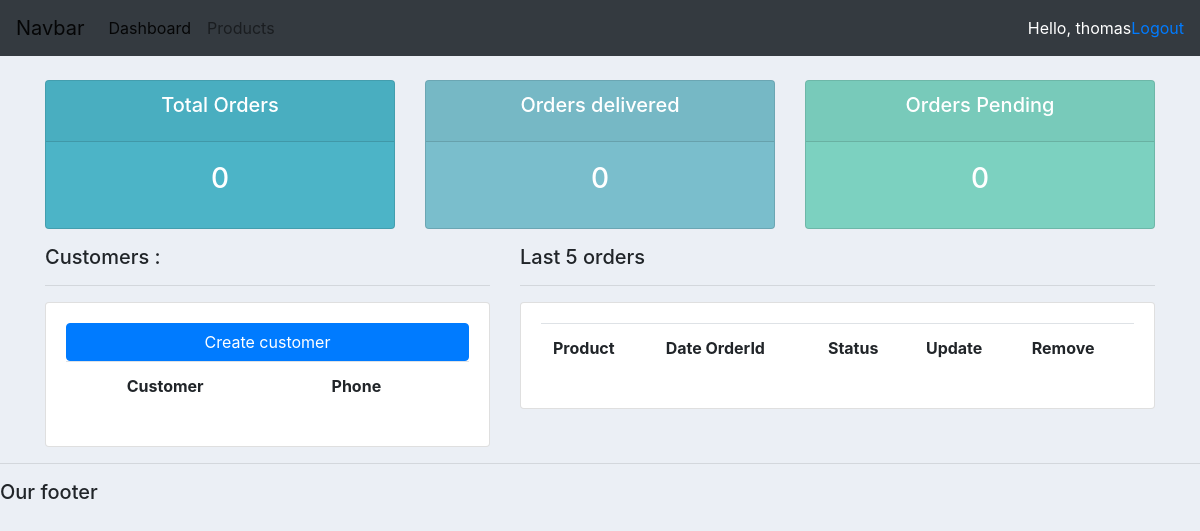
The app's page / (signed in), older data.
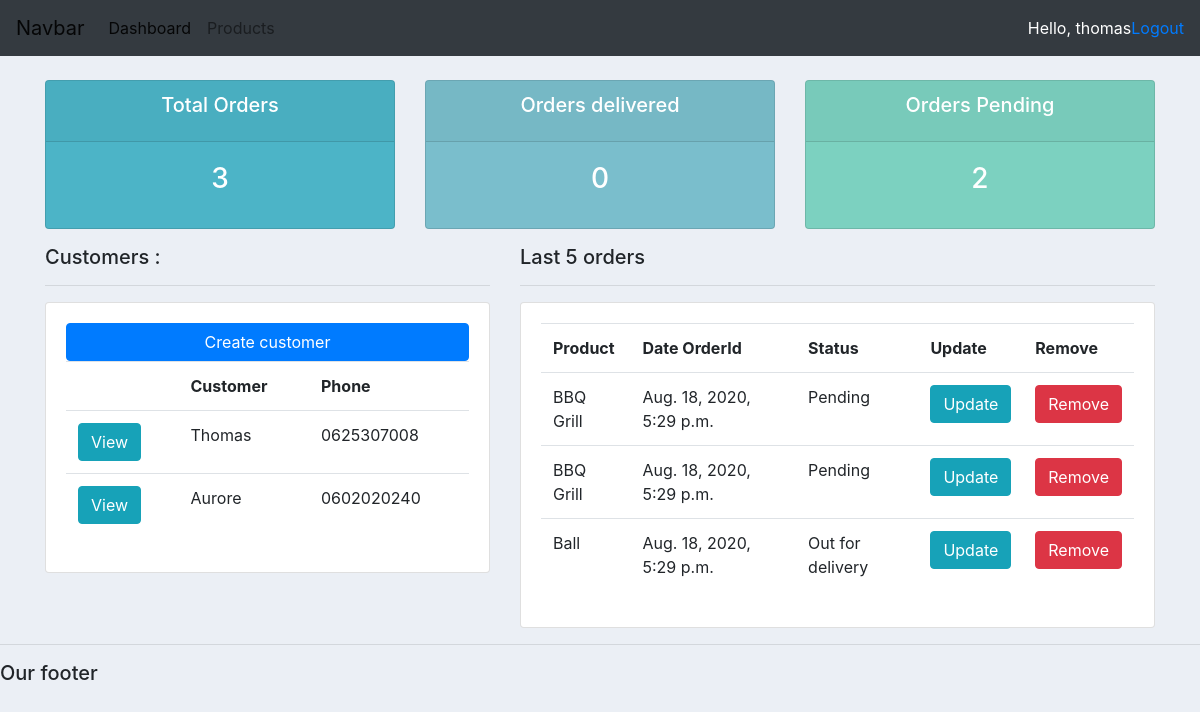
The same page, newer data.
### accounts/models.py (models this page shows, shortened)
class Customer(models.Model):
    name = models.CharField(max_length=200, null=True)
    phone = models.CharField(max_length=10, null=True)
    email = models.CharField(max_length=200, null=True)
    date_created = models.DateTimeField(auto_now_add=True, null=True)

class Order(models.Model):
    STATUS =(
        ('Pending', 'Pending'),
        ('Out for delivery', 'Out for delivery'),
        ('Delivered', 'Delivered'),
    )
    customer = models.ForeignKey(Customer, null= True, on_delete=models.SET_NULL)
    product = models.ForeignKey(Product, null=True, on_delete=models.SET_NULL)
    date_created = models.DateTimeField(auto_now_add=True, null=True)
    status = models.CharField(max_length=200, null=True, choices=STATUS)

class Product(models.Model):
    CATEGORY = (
        ('Indoor', 'Indoor'),
        ('Out door', 'Out door'),
    )
    name = models.CharField(max_length=200, null=True)
    price = models.FloatField(null=True)
    category = models.CharField(max_length=200, null=True, choices=CATEGORY)
    description = models.CharField(max_length=200, null=True, blank=True)
    date_created = models.DateTimeField(auto_now_add=True, null=True)
    tags = models.ManyToManyField(Tag)
    def __str__(self):
        return self.name

### accounts/decorators.py (the view)
        def wrapper_func(request, *args, **kwargs):
            print('Wrapper working', allowed_roles)
            return view_func(request, *args, **kwargs)

### accounts/views.py (called while the page is built)
@login_required(login_url='login')
@allowed_users(allowed_roles=['admin'])
def home(request):
    orders = Order.objects.all()
    customers = Customer.objects.all()
    total_customers = customers.count()
    total_orders = orders.count()
    delivered = orders.filter(status='Delivered').count()
    pending = orders.filter(status='Pending').count()
    datas = { 'orders': orders, 'customers': customers, 'total_customers': total_customers, 'total_orders': total_orders, 'delivered': delivered, 'pending': pending, }
    return render(request, 'accounts/dashboard.html', datas)

### accounts/templates/accounts/dashboard.html
{% extends 'accounts/base.html' %}
{% block content %}
<div class="container">
    {% include 'accounts/status.html' %}
    <div class="row">
        <div class="col-5">
            <h5>Customers : </h5>
            <hr>
            <div class="card card-body">
                <a href="" class="btn btn-primary">Create customer</a>
                <table class="table">
                    <tr>
                        <th></th>
                        <th>Customer</th>
                        <th>Phone</th>
                    </tr>
                    {% for customer in customers %}
                        <tr>
                            <td><a class="btn btn-info" href="{% url 'customer' customer.id %}">View</a></td>
                            <td>{{customer.name}}</td>
                            <td>{{customer.phone}}</td>
                        </tr>
                    {% endfor %}
                </table>
            </div>
        </div>
        <div class="col-7">
            <h5>Last 5 orders </h5>
            <hr>
            <div class="card card-body">
                <table class="table">
                    <tr>
                        <th>Product</th>
                        <th>Date OrderId</th>
                        <th>Status</th>
                        <th>Update</th>
                        <th>Remove</th>
                    </tr>
                    {% for order in orders %}
                        <tr>
                            <td>{{order.product}}</td>
                            <td>{{order.date_created}}</td>
                            <td>{{order.status}}</td>
                            <td><a class="btn btn-info" href="{% url 'update_order' order.id %}">Update</a></td>
                            <td><a class="btn btn-danger" href="{% url 'delete_order' order.id %}">Remove</a></td>
                        </tr>
                    {% endfor %}
                </table>
            </div>
        </div>
    </div>
</div>
{% endblock %}

### accounts/templates/accounts/base.html (shortened to what this page needs)
{% load static %}
<!DOCTYPE html>
<html lang="en">
<head>
    <link rel="stylesheet" href="https://stackpath.bootstrapcdn.com/bootstrap/4.5.2/css/bootstrap.min.css">
    <link rel="stylesheet" href="{% static 'css/main.css'%}">
</head>
<body>
    {% include 'accounts/navbar.html' %}
    {% block content %}
     {% endblock %}
    <hr>
    <h5>Our footer</h5>
</body>
</html>

### accounts/templates/accounts/navbar.html (shortened to what this page needs)
<nav class="navbar navbar-expand-lg navbar-light bg-dark">
    <a class="navbar-brand" href="#">Navbar</a>
    <div class="collapse navbar-collapse" id="navbarNav">
        <ul class="navbar-nav">
            <li class="nav-item active">
                <a class="nav-link" href="{% url 'home' %}">Dashboard</a>
            </li>
            <li class="nav-item">
                <a class="nav-link" href="{% url 'products' %}">Products</a>
            </li>
        </ul>
    </div>
    <span class="text-white">Hello, {{request.user}}</span>
    <span><a href="{% url 'logout' %}">Logout</a></span>
</nav>

### accounts/templates/accounts/status.html
<br>
<div class="row">
    <div class="col">
        <div class="card text-center text-white mb-3" id="total-orders">
            <div class="card-header">
                <h5 class="card-title">Total Orders</h5>
            </div>
            <div class="card-body">
                <h3 class="card-title">{{total_orders}}</h3>
            </div>
        </div>
    </div>
    <div class="col">
        <div class="card text-center text-white mb-3" id="orders-delivered">
            <div class="card-header">
                <h5 class="card-title">Orders delivered</h5>
            </div>
            <div class="card-body">
                <h3 class="card-title">{{delivered}}</h3>
            </div>
        </div>
    </div>
    <div class="col">
        <div class="card text-center text-white mb-3" id="orders-pending">
            <div class="card-header">
                <h5 class="card-title">Orders Pending</h5>
            </div>
            <div class="card-body">
                <h3 class="card-title">{{pending}}</h3>
            </div>
        </div>
    </div>
</div>

### static/css/main.css (style rules this page uses)
body { background-color: #ebeff5 }
#total-orders { background-color: #4cb4c7 }
#orders-delivered { background-color: #7abecc }
#orders-pending { background-color: #7CD1C0 }

Row changes from the older to the newer data that the page shows:
added Customer: name "Thomas", phone "0625307008"
added Customer: name "Aurore", phone "0602020240"
added Order: product "BBQ Grill", date_created "Aug. 18, 2020, 5:29 p.m.", status "Pending"
added Order: product "BBQ Grill", date_created "Aug. 18, 2020, 5:29 p.m.", status "Pending"
added Order: product "Ball", date_created "Aug. 18, 2020, 5:29 p.m.", status "Out for delivery"
Text that changed along with them:
{{ total_orders }}: "0" → "3"
{{ pending }}: "0" → "2"
